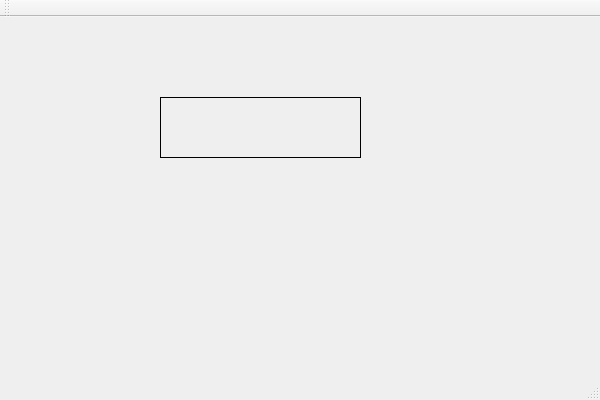
<?xml version="1.0" encoding="UTF-8"?>
<ui version="4.0">
 <class>QtWidgetsApplication1Class</class>
 <widget class="QMainWindow" name="QtWidgetsApplication1Class">
  <property name="geometry">
   <rect>
    <x>0</x>
    <y>0</y>
    <width>600</width>
    <height>400</height>
   </rect>
  </property>
  <property name="windowTitle">
   <string>QtWidgetsApplication1</string>
  </property>
  <widget class="QWidget" name="centralWidget">
   <widget class="Mylable" name="label">
    <property name="geometry">
     <rect>
      <x>160</x>
      <y>80</y>
      <width>201</width>
      <height>61</height>
     </rect>
    </property>
    <property name="frameShape">
     <enum>QFrame::Box</enum>
    </property>
    <property name="text">
     <string/>
    </property>
   </widget>
  </widget>
  <widget class="QToolBar" name="mainToolBar">
   <attribute name="toolBarArea">
    <enum>TopToolBarArea</enum>
   </attribute>
   <attribute name="toolBarBreak">
    <bool>false</bool>
   </attribute>
  </widget>
  <widget class="QStatusBar" name="statusBar"/>
 </widget>
 <layoutdefault spacing="6" margin="11"/>
 <customwidgets>
  <customwidget>
   <class>Mylable</class>
   <extends>QLabel</extends>
   <header>mylable.h</header>
  </customwidget>
 </customwidgets>
 <resources>
  <include location="QtWidgetsApplication1.qrc"/>
 </resources>
 <connections/>
</ui>
